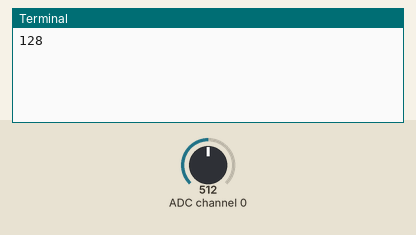
Bench run of a program on a simulated Raspberry Pi (BCM pin numbers). Parts: the last lines printed to the terminal. The inputs (shaded band) are chosen by the test bench; at power-on: ADC channel 0 = 512 (analog values on the 0–1023 scale). No MQTT or app messages arrive unless stated.

Above: at 1.2 s.
1.3 s: ADC channel 0 set to 716
At 2.9 s:
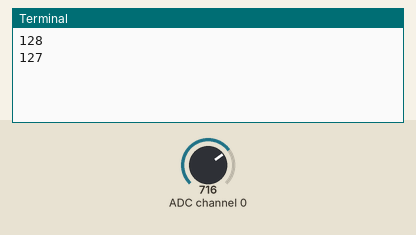
4.2 s: ADC channel 0 set to 900
At 5.8 s:
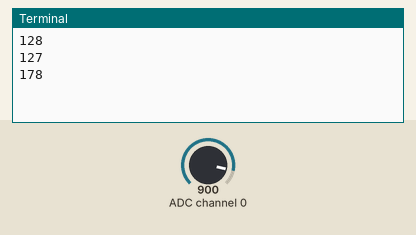
Timing chart, 0 to 7.3 s (numbered marks = the images above; inputs shaded):
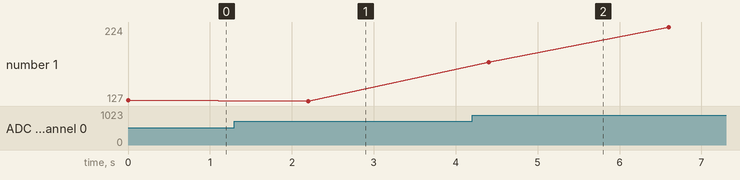

Measured:
- plotted number 1: 127 → 224 after the input at 4.2 s

The program:

MQTT_Send_Analog.py
```python
import paho.mqtt.publish as publish
import smbus
import time

# Analog Standards
bus = smbus.SMBus(1)
address = 0x48

# Analog Inputs
A0 = 0x40
A1 = 0x41

while True:
    # Get Inputs
    temp = bus.read_byte_data(address, A0)
    print(temp)
    # light = bus.read_byte_data(address, A1)

    # Publish Data via MQTT
    publish.single("PI/Temp", temp)
    # publish.single("PI/Light", light)


    time.sleep(2)
```
